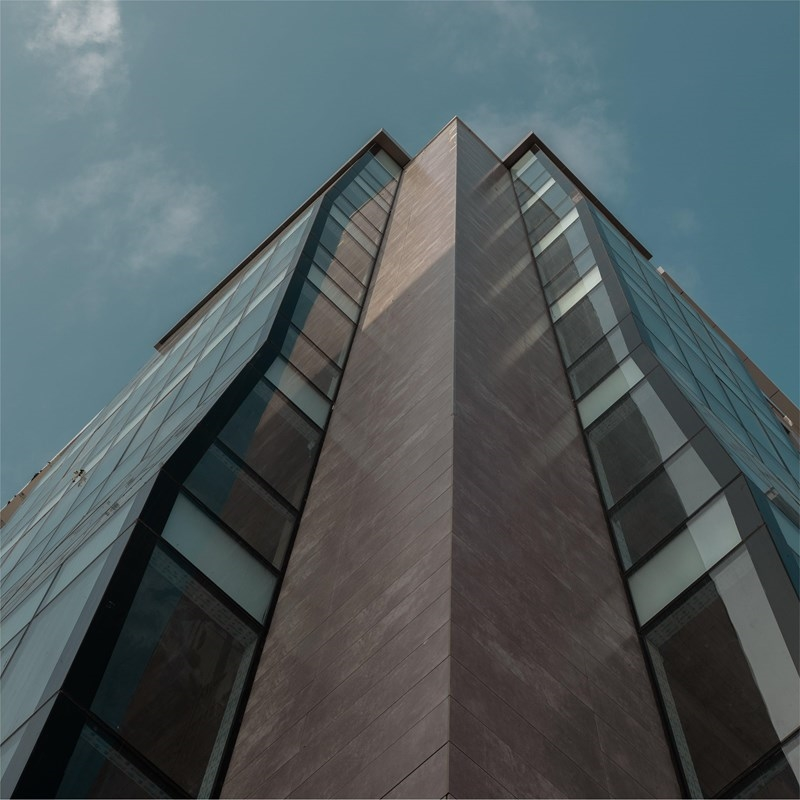
#> input picture left.jpg, 800 x 800 px
$ python match0.py
#> lines starting #> are read from the running program, lines starting #| are printed output that depends on the picture
import sys
import cv2
import numpy as np
img1 = cv2.imread('left.jpg', cv2.IMREAD_GRAYSCALE)
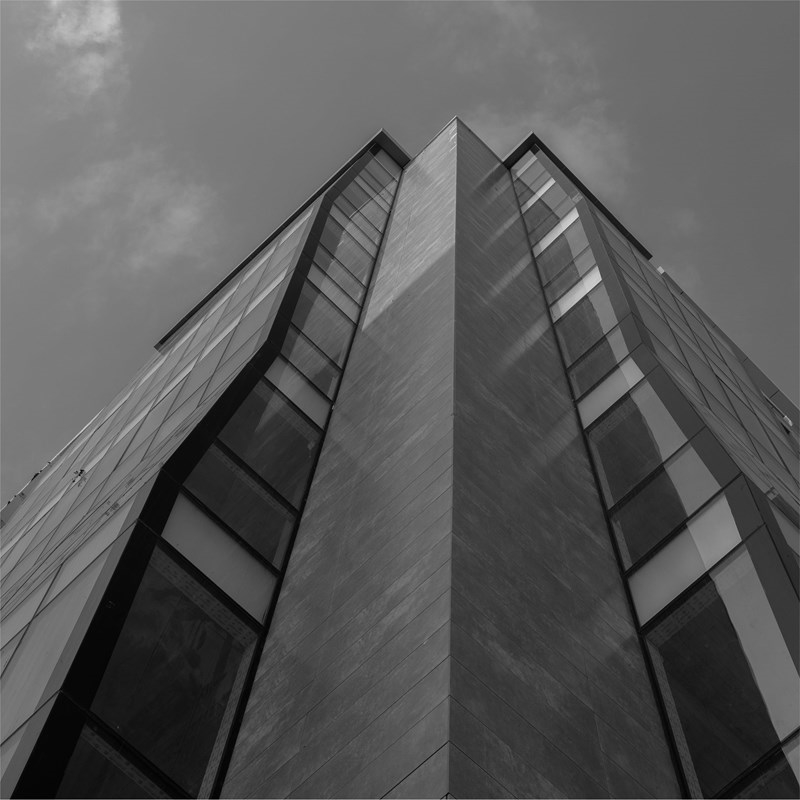
#> img1: shape (800, 800); min 0, max 228, mean 88.5
img2 = cv2.imread('right.jpg', cv2.IMREAD_GRAYSCALE)
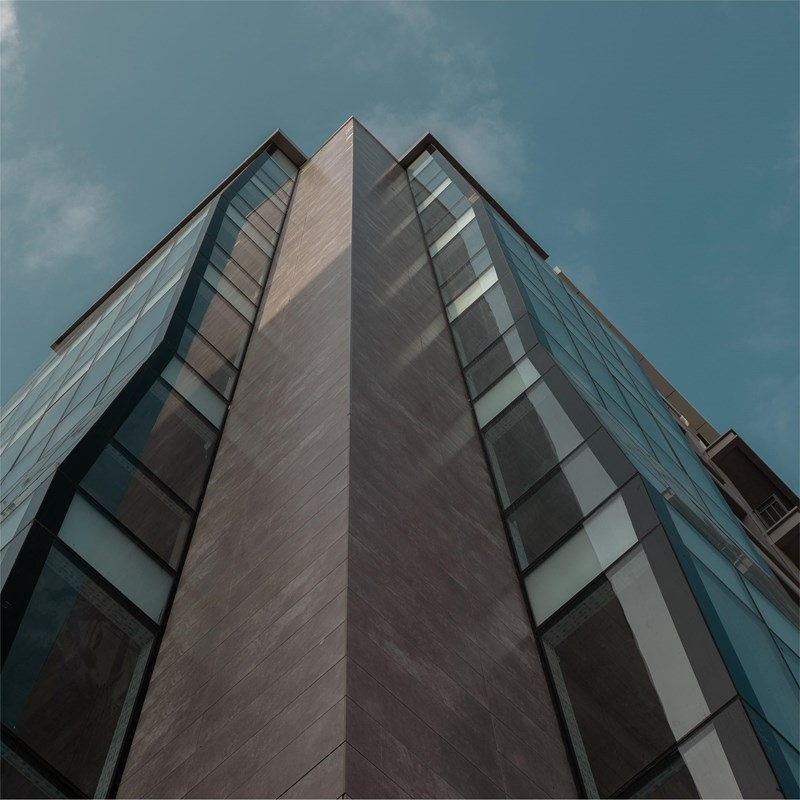
#> input picture right.jpg, 800 x 800 px
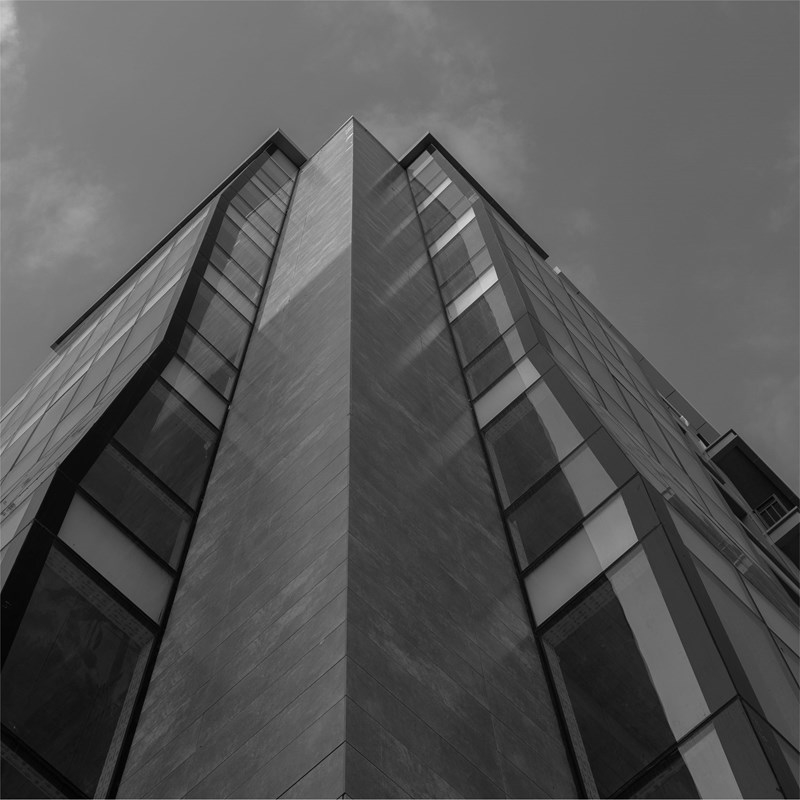
#> img2: shape (800, 800); min 0, max 232, mean 84.9
if img1 is None or img2 is None:
    print('Could not open or find the images!')
    exit(0)
#-- Step 1: Detect the keypoints using SURF Detector, compute the descriptors
minHessian = 400
#> (the run stopped early here; a loop or call above may not have finished)
